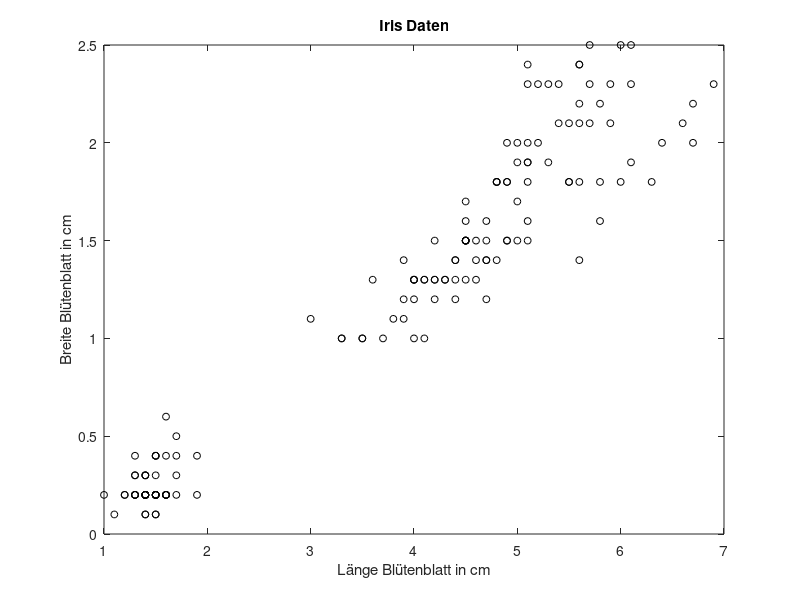

Source code (MATLAB):
% Marco Döhring

%Einlesen der Testdaten mit relevanten Merkmalen
clear all;
%close all
load fisheriris
X = meas(:,3:4);

%Erzeugen des Diagramm mit Testdaten
figure;
plot(X(:,1),X(:,2),'ko','Markersize',5);
title 'Iris Daten'
xlabel 'Länge Blütenblatt in cm';
ylabel 'Breite Blütenblatt in cm';
%mit hold on weitere plot Befehle zu dem aktuellen Diagramm ein fügen
